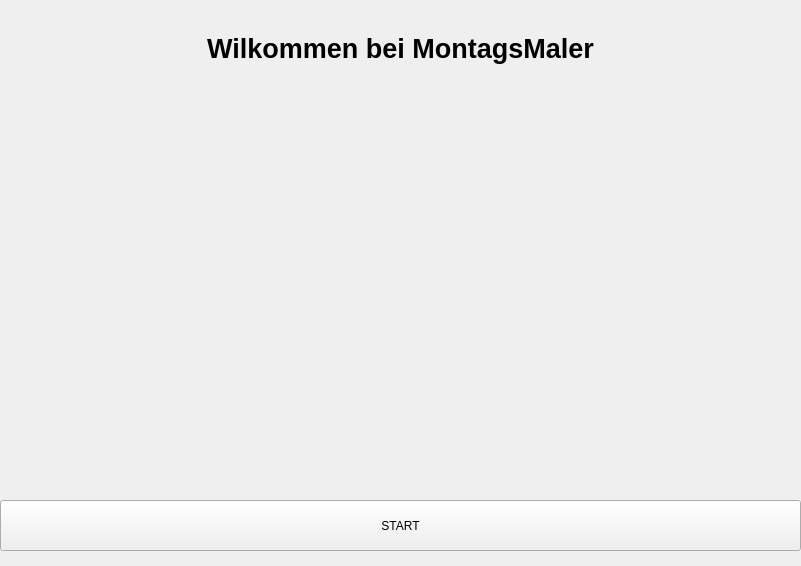
<?xml version="1.0" encoding="UTF-8"?>
<ui version="4.0">
 <class>Form</class>
 <widget class="QWidget" name="Form">
  <property name="geometry">
   <rect>
    <x>0</x>
    <y>0</y>
    <width>801</width>
    <height>566</height>
   </rect>
  </property>
  <property name="windowTitle">
   <string>Form</string>
  </property>
  <widget class="QLabel" name="label">
   <property name="enabled">
    <bool>true</bool>
   </property>
   <property name="geometry">
    <rect>
     <x>0</x>
     <y>23</y>
     <width>801</width>
     <height>51</height>
    </rect>
   </property>
   <property name="font">
    <font>
     <pointsize>20</pointsize>
     <weight>75</weight>
     <bold>true</bold>
    </font>
   </property>
   <property name="text">
    <string>Wilkommen bei MontagsMaler</string>
   </property>
   <property name="alignment">
    <set>Qt::AlignCenter</set>
   </property>
  </widget>
  <widget class="QPushButton" name="buttonSTART">
   <property name="geometry">
    <rect>
     <x>0</x>
     <y>500</y>
     <width>801</width>
     <height>51</height>
    </rect>
   </property>
   <property name="text">
    <string>START</string>
   </property>
  </widget>
 </widget>
 <resources/>
 <connections/>
</ui>
